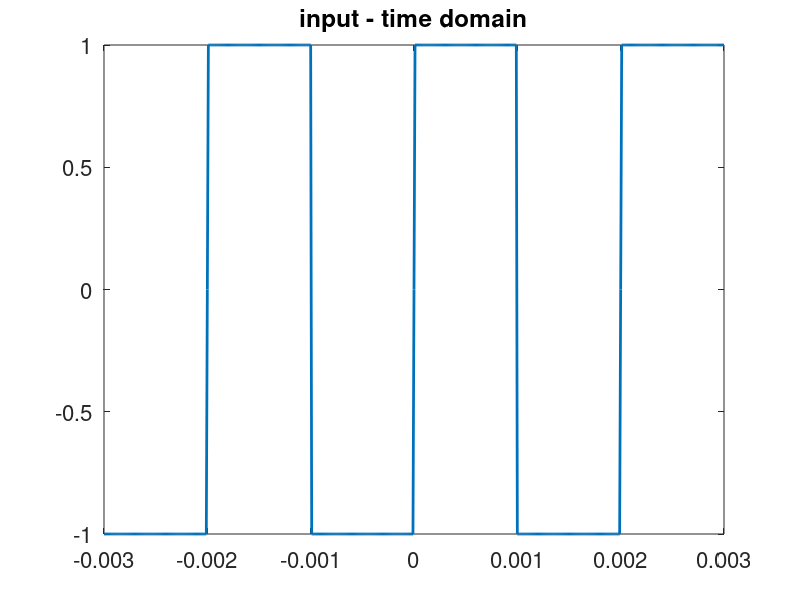
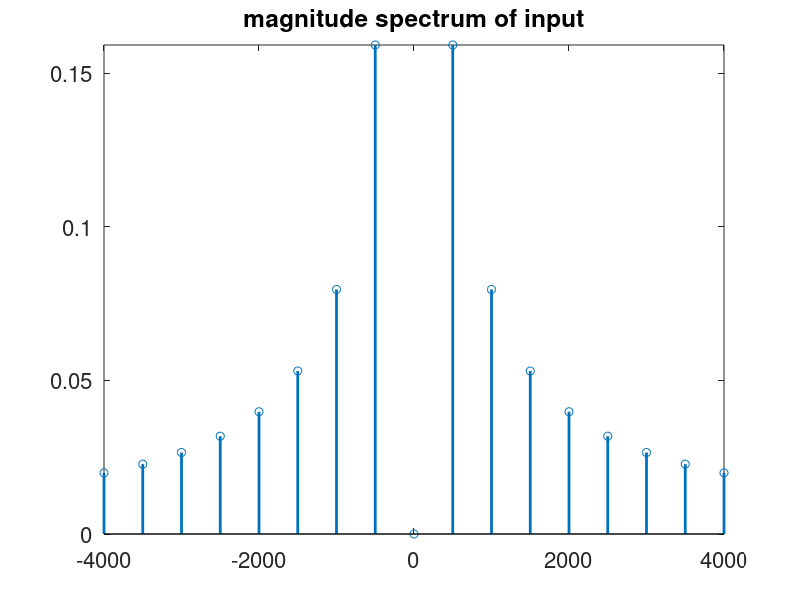
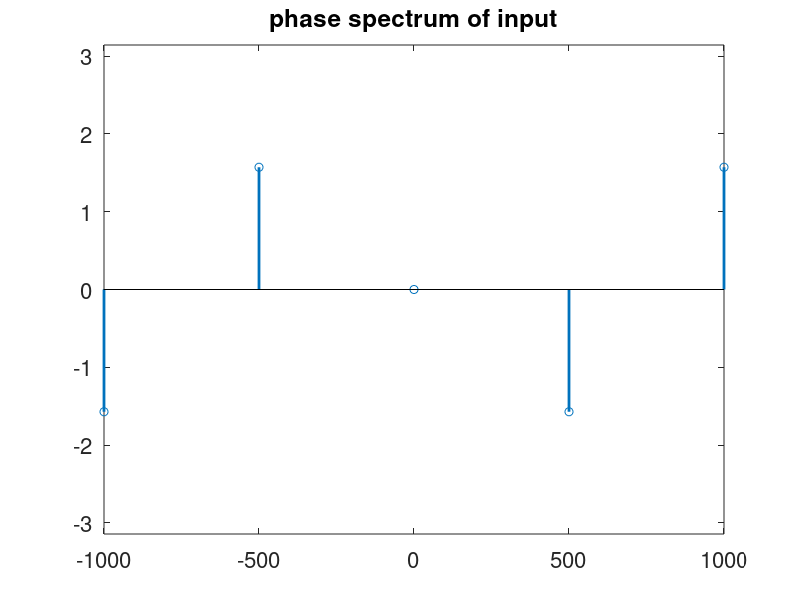
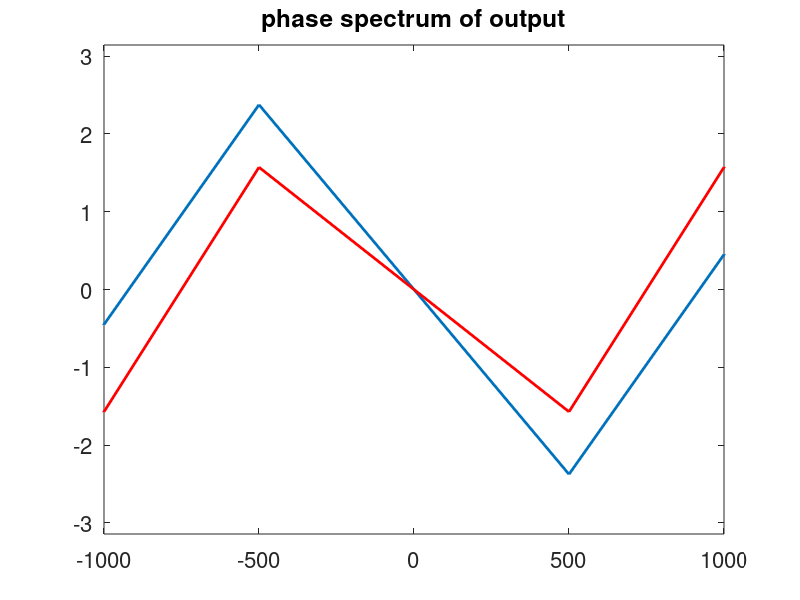

The MATLAB script that drew these images, in order:
%% triangular wave generator
clc
clear all
hold off

f0=500;     %fundamental freq of input triangular wave
T0 = 1/f0;  %period 
tstep = 0.005*T0;
no_sample = 3*T0/tstep + 1; %no. of samples  within  3*T0
no_sample1 = T0/tstep + 1; %no. of samples  within  T0
%tt = -0.5*T0:tstep:0.5*T0;
tt = -1.5*T0:tstep:1.5*T0;

tt1 = -0.5*T0:tstep:0.5*T0; % time vector for the period -0.5T0 to 0.5T0
gp1 = sign(sin(2*pi*f0*tt1)); % 生成一个占空比50%的方波
gp_in = [gp1 gp1(2:no_sample1-1) gp1]; % 3个周期的方波

figure(1)
Hp1 = plot(tt,gp_in);
set(Hp1,'LineWidth',2)
Ha = gca;
set(Ha,'Fontsize',16)
title('input - time domain')
pause

%% Fourier series representation of signal (Amplitude Spectrum)
      
K=1/(2*pi);
N=100; %no. of harmonics
nvec = -N:N;
c_in = zeros(size(nvec));
for n = nvec
    m = n+N+1;
    c_in(m) = 1i*K*((-1)^n)/n;
    
    if (n == 0)
      c_in(m) = 0.0;
    end
end
f = nvec*f0; %frequency vector
figure(2)
Hp1=stem(f,abs(c_in));
axis([-8*f0 8*f0 0 max(abs(c_in))])
set(Hp1,'LineWidth',2)
Ha = gca;
set(Ha,'Fontsize',16)
title('magnitude spectrum of input')
pause

%% Fourier series representation of signal (Phase Spectrum)

figure(3)
Hp1=stem(f,angle(c_in));
set(Hp1,'LineWidth',2)
Ha = gca;
set(Ha,'Fontsize',16)
axis([-0.1e4 0.1e4 -pi pi])
title('phase spectrum of input')
pause

%% Designing the 1st order Butterworth filter

R=3.3e3;
C=0.1e-6;
fc=1/(2*pi*R*C)     %cutoff freq of filter
%fc = 5000;

Hf = 1 ./(1+1i*f/fc) ;%filter transfer function
c_out = c_in .* Hf; %Fourier coefficients of the filter output

figure(4)
stem(f,abs(c_in),'r','LineWidth',2);
hold on
stem(f,abs(c_out),'b','LineWidth',2);
hold off
axis([-8*f0 8*f0 0 max(abs(c_in))])
Ha = gca;
set(Ha,'Fontsize',16)
title('magnitude spectrum of filter output and input')
Ha = gca;
set(Ha,'Fontsize',16)
legend('input','output')
pause

hold off
Hp1=plot(f,angle(c_out))
set(Hp1,'LineWidth',2)
Ha = gca;
set(Ha,'Fontsize',16)
title('phase spectrum of output')
axis([-0.1e4 0.1e4 -pi pi])
pause
hold on
Hp1=plot(f,angle(c_in),'r')
set(Hp1,'LineWidth',2)
Ha = gca;
set(Ha,'Fontsize',16)
pause
hold off

%% Construct the output signal from the Cout Fourier coefficients

A = zeros(2*N+1,ceil(no_sample));
for n = nvec
    m=n+N+1;
    A(m,:) = c_out(m) .* exp(1i*2*pi*n*f0*tt);
end
gp_out = sum(A);
figure(5)
Hp1 = plot(tt,real(gp_out),'b',tt,gp_in,'r');
set(Hp1,'LineWidth',2)
Ha = gca;
set(Ha,'Fontsize',16)
title('filter input and output-time domain')
set(Ha,'Fontsize',16)
legend('output','input')